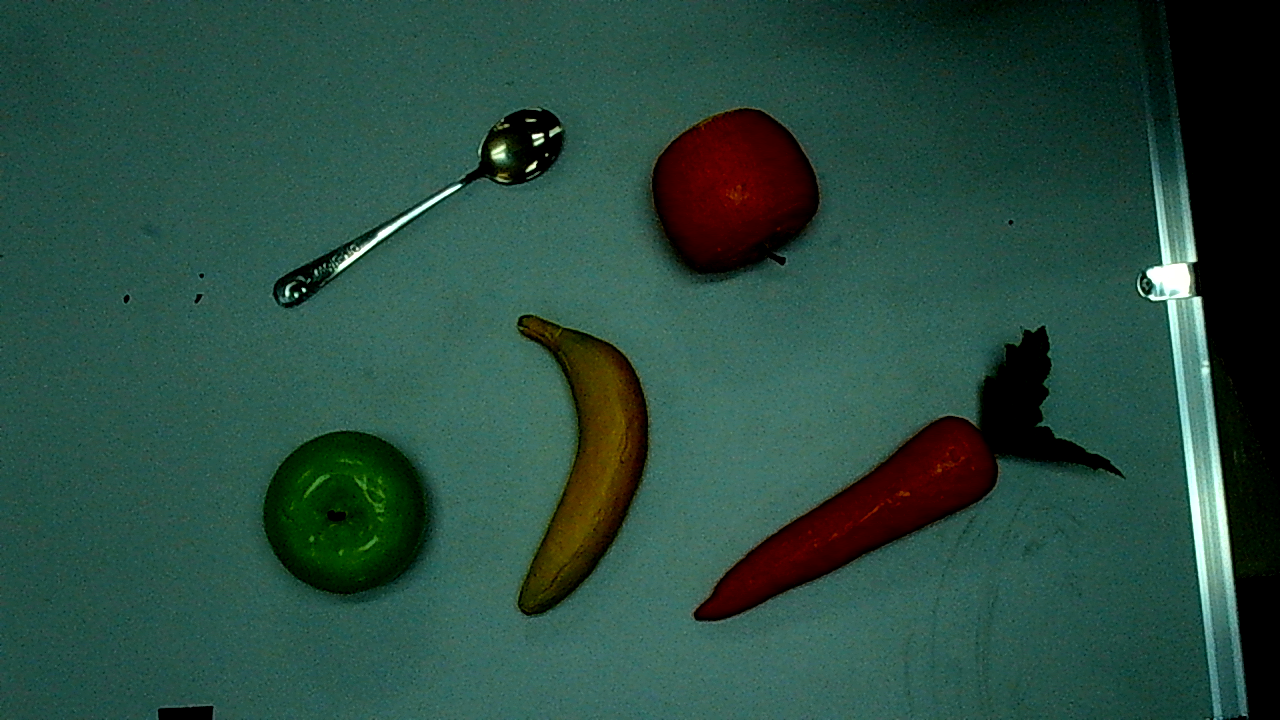
#> input picture image.png, 1280 x 720 px, given in place of image.jpg, which was not available
$ jupyter execute --allow-errors Untitled.ipynb   (shell and % lines are left out)
#> lines starting #> are read from the running program, lines starting #| are printed output that depends on the picture; after the words box and inside, x2 and y2 are one past the last pixel; in counts of white or black regions, pixels touching at a corner belong together; long printed decimals are rounded; pictures that were not available may be replaced by others from this repository, and a replacement may not be noted
[cell 1]
# Python program to illustrate HoughLine
# method for line detection
import cv2
import numpy as np

# Reading the required image in
# which operations are to be done.
# Make sure that the image is in the same
# directory in which this python program is
img = cv2.imread('image.jpg')
#> img is the input picture: shape (720, 1280, 3); mean B, G, R 64.3, 75.8, 40.8

# Convert the img to grayscale
gray = cv2.cvtColor(img,cv2.COLOR_BGR2GRAY)

# Apply edge detection method on the image
edges = cv2.Canny(gray,50,150,apertureSize = 3)
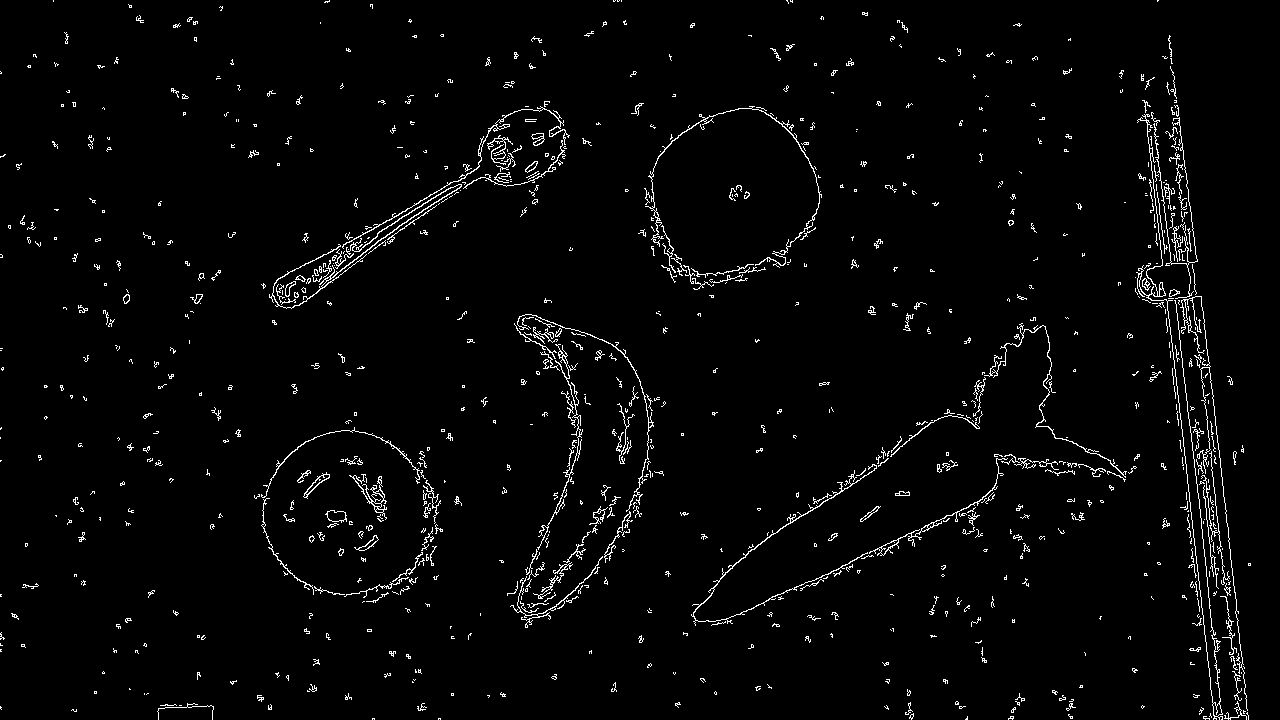
#> edges: shape (720, 1280); 2.6% white in thin lines or dots

# This returns an array of r and theta values
lines = cv2.HoughLines(edges,1,np.pi/180, 200)
#> lines = [[-1155, 3.02], [-1156, 3.04], [-1129, 3.02], [-1128, 3.04]]

# The below for loop runs till r and theta values
# are in the range of the 2d array
for r,theta in lines[0]:

	# Stores the value of cos(theta) in a
	a = np.cos(theta)

	# Stores the value of sin(theta) in b
	b = np.sin(theta)

	# x0 stores the value rcos(theta)
	x0 = a*r

	# y0 stores the value rsin(theta)
	y0 = b*r

	# x1 stores the rounded off value of (rcos(theta)-1000sin(theta))
	x1 = int(x0 + 1000*(-b))

	# y1 stores the rounded off value of (rsin(theta)+1000cos(theta))
	y1 = int(y0 + 1000*(a))

	# x2 stores the rounded off value of (rcos(theta)+1000sin(theta))
	x2 = int(x0 - 1000*(-b))

	# y2 stores the rounded off value of (rsin(theta)-1000cos(theta))
	y2 = int(y0 - 1000*(a))

	# cv2.line draws a line in img from the point(x1,y1) to (x2,y2).
	# (0,0,255) denotes the colour of the line to be
	#drawn. In this case, it is red.
	cv2.line(img,(x1,y1), (x2,y2), (0,0,255),2)
#> this loop made 1 pass
#> (r, theta, a, b, x0, y0, x1, y1) on pass 1: (-1155, 3.02, -0.993, 0.122, 1146.4, -140.8, 1024, -1133)
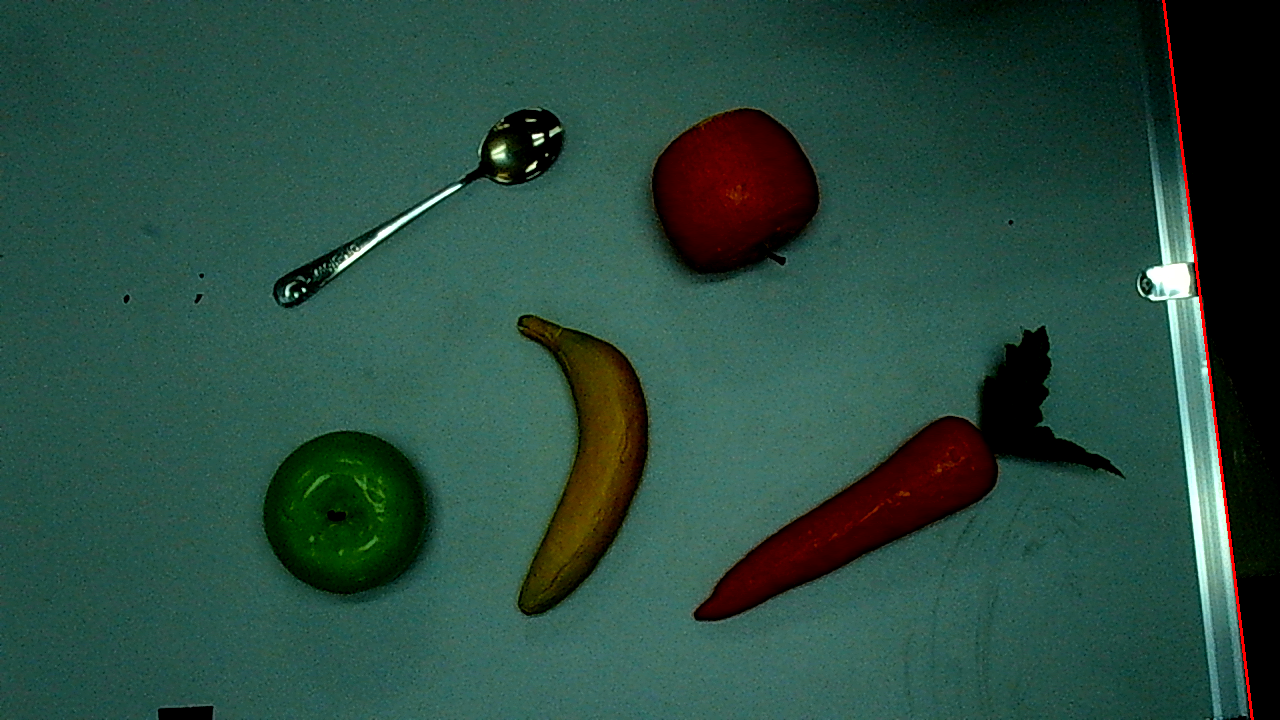
#> img: shape (720, 1280, 3); 0.24% of pixels changed, all inside (x1, y1, x2, y2) = (1162, 0, 1254, 720)

# All the changes made in the input image are finally
# written on a new image houghlines.jpg
cv2.imwrite('linesDetected.jpg', img)
#> Out = True

[cell 2]
import cv2
import numpy as np
font = cv2.FONT_HERSHEY_COMPLEX
#> font = 3
img = cv2.imread("image.jpg", cv2.IMREAD_GRAYSCALE)
#> img: shape (720, 1280); min 0, max 255, mean 63.6
_, threshold = cv2.threshold(img, 240, 255, cv2.THRESH_BINARY)
#> threshold: shape (720, 1280); 0.31% white; 25 white regions (17 under 20 px)
contours, _ = cv2.findContours(threshold, cv2.RETR_TREE, cv2.CHAIN_APPROX_SIMPLE)
#> contours = 32 contours, 27 with area under 20; largest, box (x1, y1, x2, y2) and area: (1147, 232, 1190, 300) 992, (1189, 456, 1205, 574) 533, (339, 185, 460, 269) 399, (1214, 470, 1227, 548) 244, (1168, 300, 1176, 333) 54
for cnt in contours:
    approx = cv2.approxPolyDP(cnt, 0.01*cv2.arcLength(cnt, True), True)
    cv2.drawContours(img, [approx], 0, (0), 5)
    x = approx.ravel()[0]
    y = approx.ravel()[1]
    if len(approx) == 3:
        cv2.putText(img, "Triangle", (x, y), font, 1, (0))
    elif len(approx) == 4:
        cv2.putText(img, "Rectangle", (x, y), font, 1, (0))
    elif len(approx) == 5:
        cv2.putText(img, "Pentagon", (x, y), font, 1, (0))
    elif 6 < len(approx) < 15:
        cv2.putText(img, "Ellipse", (x, y), font, 1, (0))
    else:
        cv2.putText(img, "Circle", (x, y), font, 1, (0))
#> this loop made 32 passes
#> (x, y) on passes 1, 3, 4, 6, 7, 8, 9, 10, 11, 12, 16, 17: (1200, 579), (1227, 542), (1225, 533), (1214, 470), (1222, 528), (1221, 520), (1222, 518), (1219, 496), (1188, 467), (1191, 456), (1205, 369), (1199, 302)
#> (approx, x, y) on passes 2, 5, 13, 14, 15, 21: ([[1225, 550], [1226, 550]], 1225, 550), ([[1190, 474], [1189, 474], [1188, 475], [1190, 475]], 1190, 474), ([[1198, 546], [1199, 545], [1200, 546], [1199, 547]], 1198, 546), ([[1197, 545], [1198, 544], [1199, 545], [1198, 546]], 1197, 545), ([[1190, 486], [1191, 485], [1192, 486], [1191, 487]], 1190, 486), ([[286, 292], [286, 293], [287, 293]], 286, 292)
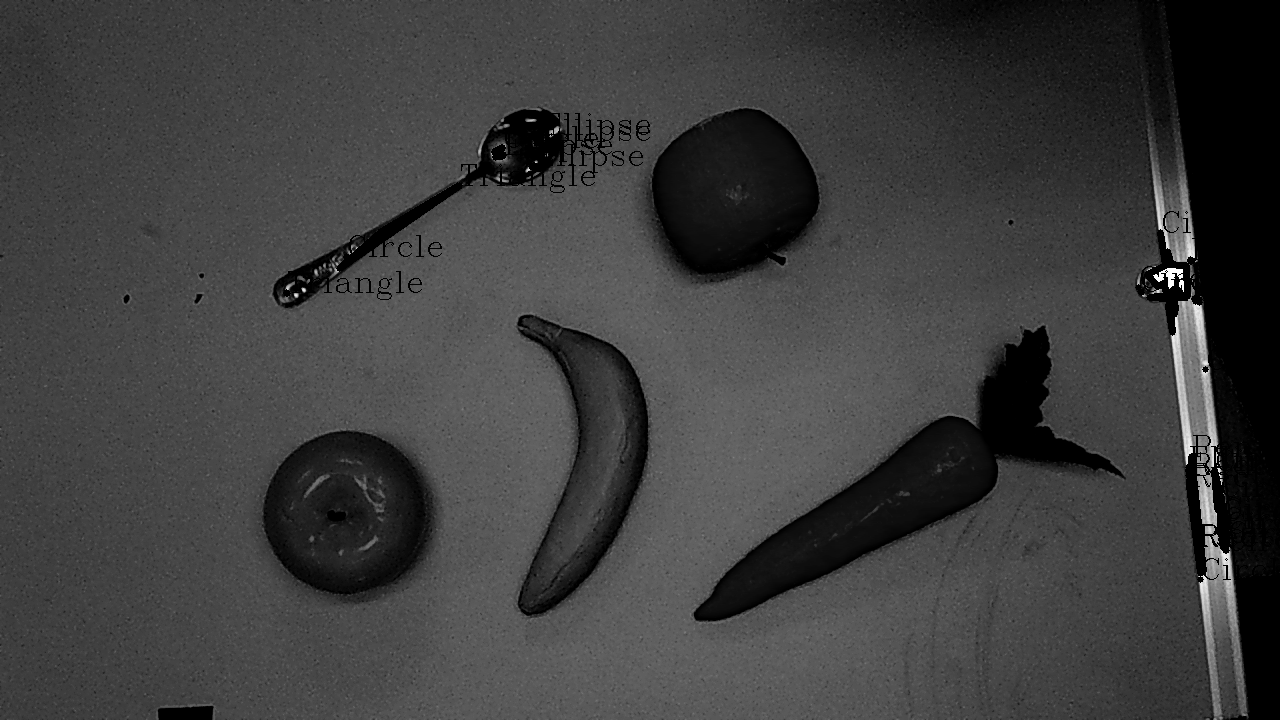
#> img: shape (720, 1280); min 0, max 255, mean 61.9
cv2.imshow("shapes", img)
cv2.imshow("Threshold", threshold)
cv2.waitKey(0)
cv2.destroyAllWindows()

[cell 3]
import cv2

img = cv2.imread('image.jpg')
gray = cv2.cvtColor(img, cv2.COLOR_BGR2GRAY)
ret,binary = cv2.threshold(gray, 127, 255, cv2.THRESH_BINARY)
#> binary: shape (720, 1280); 1.5% white; 85 white regions (72 under 20 px)

contours, hierarchy = cv2.findContours(binary, cv2.RETR_TREE, cv2.CHAIN_APPROX_SIMPLE)
#> contours = 128 contours, 117 with area under 20; largest, box (x1, y1, x2, y2) and area: (1146, 174, 1237, 674) 13022, (1179, 327, 1210, 450) 1734, (334, 184, 462, 274) 742, (491, 144, 506, 161) 156, (549, 127, 561, 137) 42

draw_img0 = cv2.drawContours(img.copy(),contours,0,(0,255,255),3)
draw_img1 = cv2.drawContours(img.copy(),contours,1,(255,0,255),3)
draw_img2 = cv2.drawContours(img.copy(),contours,2,(255,255,0),3)
draw_img3 = cv2.drawContours(img.copy(), contours, -1, (0, 0, 255), 3)


print("contours:类型：",type(contours))
#| contours:类型： <class 'list'>
print("第0 个contours:",type(contours[0]))
#| 第0 个contours: <class 'numpy.ndarray'>
print("contours 数量：",len(contours))
#| contours 数量： 128

print("contours[0]点的个数：",len(contours[0]))
#| contours[0]点的个数： 4
print("contours[1]点的个数：",len(contours[1]))
#| contours[1]点的个数： 3

cv2.imshow("img", img)
cv2.imshow("draw_img0", draw_img0)
cv2.imshow("draw_img1", draw_img1)
cv2.imshow("draw_img2", draw_img2)
cv2.imshow("draw_img3", draw_img3)

cv2.waitKey(0)
cv2.destroyAllWindows()
#> (the rest of this cell did not finish here and is left out)

[cell 4]
#!/usr/bin/env python
# encoding: utf-8

import cv2
import numpy as np
import math

srcWidth = 0
srcHeight = 0

maxWidth = 1024
maxHeight = 600

class Config:
    def __init__(self):
        pass

    src = "image.jpg"
    min_area = 100000
    min_contours = 8
    threshold_thresh = 50
    epsilon_start = 50
    epsilon_step = 10

class HoughPoints:
    def __init__(self,rho=0,theta=0):
        self.rhos = [rho]
        self.thetas = [theta]

'''
@func       根据HoughLines转换出直线点
@param      rho 距离
@param      theta 角度
'''
# [14 lines left out: function rt_to_point, not called in this run]

'''
@return     [top-left, top-right, bottom-right, bottom-left]
'''
# [22 lines left out: function order_points, not called in this run]

def point_distance(a,b):
    return int(np.sqrt(np.sum(np.square(a - b))))

'''
@func   计算两条直线的交点
'''
# [15 lines left out: function line_intersection, not called in this run]

'''
@func   迪卡尔转极坐标
'''
# [6 lines left out: function cart_to_polor, not called in this run]

image = cv2.imread(Config.src)
gray = cv2.cvtColor(image, cv2.COLOR_BGR2GRAY)
srcWidth, srcHeight, channels = image.shape
#> srcWidth = 720; srcHeight = 1280; channels = 3
print(srcWidth, srcHeight)
#| 720 1280

# 中值平滑，消除噪声
binary = cv2.medianBlur(gray,7)

ret, binary = cv2.threshold(binary, Config.threshold_thresh, 255, cv2.THRESH_BINARY)
#> binary: shape (720, 1280); 77.8% white; 48 black regions (26 under 20 px), largest, box (x1, y1, x2, y2) and area: (764, 0, 1280, 720) 106890, (694, 327, 1123, 621) 31599, (646, 108, 821, 284) 22764
#> ret = 50
cv2.imwrite("1-threshold.png", binary, [int(cv2.IMWRITE_PNG_COMPRESSION), 9])

# 首先进行4次腐蚀（erosion），然后进行4次膨胀（dilation）
# 腐蚀操作将会腐蚀图像中白色像素，以此来消除小斑点
# 膨胀操作将使剩余的白色像素扩张并重新增长回去。
binary = cv2.erode (binary, None, iterations = 2)
#> binary: shape (720, 1280); 75.9% white; 26 black regions (1 under 20 px), largest, box (x1, y1, x2, y2) and area: (758, 0, 1280, 720) 110395, (692, 325, 1125, 623) 34715, (644, 106, 823, 286) 24220
binary = cv2.dilate(binary, None, iterations = 4)
#> binary: shape (720, 1280); 79.4% white; 15 black regions (4 under 20 px), largest, box (x1, y1, x2, y2) and area: (768, 0, 1280, 720) 103969, (697, 330, 1116, 619) 28578, (648, 110, 819, 281) 21361
binary = cv2.erode (binary, None, iterations = 4)
#> binary: shape (720, 1280); 76.1% white; 14 black regions, largest, box (x1, y1, x2, y2) and area: (764, 0, 1280, 720) 110001, (693, 326, 1120, 623) 34618, (644, 106, 823, 285) 24193
cv2.imwrite("2-erode-dilate.png", binary, [int(cv2.IMWRITE_PNG_COMPRESSION), 9])

# canny提取轮廓
binary = cv2.Canny(binary, 0, 60, apertureSize = 3)
#> binary: shape (720, 1280); 0.67% white in thin lines or dots
cv2.imwrite("3-canny.png", binary, [int(cv2.IMWRITE_PNG_COMPRESSION), 9])

# 提取轮廓后，拟合外接多边形（矩形）
contours,_ = cv2.findContours(binary, cv2.RETR_EXTERNAL, cv2.CHAIN_APPROX_SIMPLE)
#> contours = 25 contours, 12 with area under 20; largest, box (x1, y1, x2, y2) and area: (259, 428, 437, 605) 24231, (643, 105, 823, 285) 24218, (515, 312, 651, 618) 22114, (270, 227, 377, 310) 2968, (491, 143, 507, 162) 196
print("len(contours)=%d"%(len(contours)))
#| len(contours)=25
for idx,c in enumerate(contours):
    if len(c) < Config.min_contours:
        continue

    epsilon = Config.epsilon_start
    while True:
        approx = cv2.approxPolyDP(c,epsilon,True)
        print("idx,epsilon,len(approx),len(c)=%d,%d,%d,%d"%(idx,epsilon,len(approx),len(c)))
        if (len(approx) < 4):
            break
        if math.fabs(cv2.contourArea(approx)) > Config.min_area:
            if (len(approx) > 4):
                epsilon += Config.epsilon_step
                print("epsilon=%d, count=%d"%(epsilon,len(approx)))
                continue
            else:
                #for p in approx:
                #    cv2.circle(binary,(p[0][0],p[0][1]),8,(255,255,0),thickness=-1)
                approx = approx.reshape((4, 2))
                # 点重排序, [top-left, top-right, bottom-right, bottom-left]
                src_rect = order_points(approx)

                cv2.drawContours(image, c, -1, (0,255,255),1)
                cv2.line(image, (src_rect[0][0],src_rect[0][1]),(src_rect[1][0],src_rect[1][1]),color=(100,255,100))
                cv2.line(image, (src_rect[2][0],src_rect[2][1]),(src_rect[1][0],src_rect[1][1]),color=(100,255,100))
                cv2.line(image, (src_rect[2][0],src_rect[2][1]),(src_rect[3][0],src_rect[3][1]),color=(100,255,100))
                cv2.line(image, (src_rect[0][0],src_rect[0][1]),(src_rect[3][0],src_rect[3][1]),color=(100,255,100))

                # 获取最小矩形包络
                rect = cv2.minAreaRect(approx)
                box = cv2.boxPoints(rect)
                box = np.int0(box)
                box = box.reshape(4,2)
                box = order_points(box)
                print("approx->box")
                print(approx)
                print(src_rect)
                print(box)
                w,h = point_distance(box[0],box[1]), \
                      point_distance(box[1],box[2])
                print("w,h=%d,%d"%(w,h))
                # 透视变换
                dst_rect = np.array([
                    [0, 0],
                    [w - 1, 0],
                    [w - 1, h - 1],
                    [0, h - 1]],
                    dtype="float32")
                M = cv2.getPerspectiveTransform(src_rect, dst_rect)
                warped = cv2.warpPerspective(image, M, (w, h))
                cv2.imwrite("transfer%d.png"%idx, warped, [int(cv2.IMWRITE_PNG_COMPRESSION), 9])
                break
        else:
            print("failed %d area=%f"%(idx, math.fabs(cv2.contourArea(approx))))
            break
#> this loop made 25 passes
#> c on passes 13, 17, 18, 19: [[1153, 145], [1153, 146]], [[553, 131]], [[557, 130], [561, 130]], [[555, 129]]
#| idx,epsilon,len(approx),len(c)=0,50,1,10
#| idx,epsilon,len(approx),len(c)=1,50,1,20
#| idx,epsilon,len(approx),len(c)=2,50,2,24
#| idx,epsilon,len(approx),len(c)=3,50,1,37
#| idx,epsilon,len(approx),len(c)=4,50,4,261
#| failed 4 area=15932.000
#| idx,epsilon,len(approx),len(c)=5,50,6,912
#| failed 5 area=1260.500
#| idx,epsilon,len(approx),len(c)=6,50,4,164
#| failed 6 area=30.500
#> (further printed lines are left out)
#> after the loop, h = 2; w = 2

cv2.imwrite("4-contours.png", binary, [int(cv2.IMWRITE_PNG_COMPRESSION), 9])
cv2.imwrite("5-cut.png", image, [int(cv2.IMWRITE_PNG_COMPRESSION), 9])
#> Out = True

[cell 5]
import cv2
import numpy as np
img = cv2.imread("image.jpg")
img = cv2.resize(img, (1280, 700))
#> img: shape (700, 1280, 3)
frame = cv2.GaussianBlur(img, (5, 5), 0)
# gray = cv2.cvtColor(img, cv2.COLOR_BGR2GRAY)
# edges = cv2.Canny(gray, 75, 150)
hsv = cv2.cvtColor(frame, cv2.COLOR_BGR2HSV)
#> hsv: shape (700, 1280, 3); mean H, S, V 71.8, 137.6, 78.3
low_yellow = np.array([45, 37, 37])
up_yellow = np.array([73, 68, 65])
mask = cv2.inRange(hsv, low_yellow, up_yellow)
#> mask: shape (700, 1280); 0.04% white in thin lines or dots, all inside (x1, y1, x2, y2) = (504, 106, 1205, 604)
edges = cv2.Canny(mask, 75, 150)
#> edges: shape (700, 1280); 0.09% white in thin lines or dots, all inside (x1, y1, x2, y2) = (503, 105, 1206, 605)

lines = cv2.HoughLinesP(edges, 1, np.pi/180, 30, maxLineGap=1000)
#> lines = [[736, 599, 987, 482], [732, 600, 989, 480], [723, 603, 990, 479], [804, 569, 984, 485]]
if lines is not None:
        for line in lines:
            x1, y1, x2, y2 = line[0]
            cv2.line(frame, (x1, y1), (x2, y2), (0, 255, 0), 5)
#> this loop made 4 passes
#> frame: shape (700, 1280, 3); mean B, G, R 64.1, 76.4, 40.6
#             cv2.imshow("frame", frame)
        cv2.imwrite("test.png", frame, [int(cv2.IMWRITE_PNG_COMPRESSION), 9])
        cv2.imwrite("test2.png", edges, [int(cv2.IMWRITE_PNG_COMPRESSION), 9])
#             cv2.imshow("edges", edges)


cv2.waitKey(0)
cv2.destroyAllWindows()

[cell 6]
import cv2
import numpy as np

filename = 'image.png'

# [8 lines left out: function on_EVENT_LBUTTONDOWN, not called in this run]


img = cv2.imread(filename)
cv2.namedWindow("image")
cv2.setMouseCallback("image", on_EVENT_LBUTTONDOWN)
cv2.imshow("image", img)


# img = cv2.resize(img, (1280, 700))
gray = cv2.cvtColor(img,cv2.COLOR_BGR2GRAY)
gray = np.float32(gray)
#图像转换为float32
dst = cv2.cornerHarris(gray,2,3,0.04)
#result is dilated for marking the corners, not important
dst = cv2.dilate(dst,None)#图像膨胀
# Threshold for an optimal value, it may vary depending on the image.
#print(dst)
#img[dst>0.00000001*dst.max()]=[0,0,255] #可以试试这个参数，角点被标记的多余了一些
img[dst>0.08*dst.max()]=[0,0,255]#角点位置用红色标记
#> img: shape (720, 1280, 3)
test = dst>0.06*dst.max()
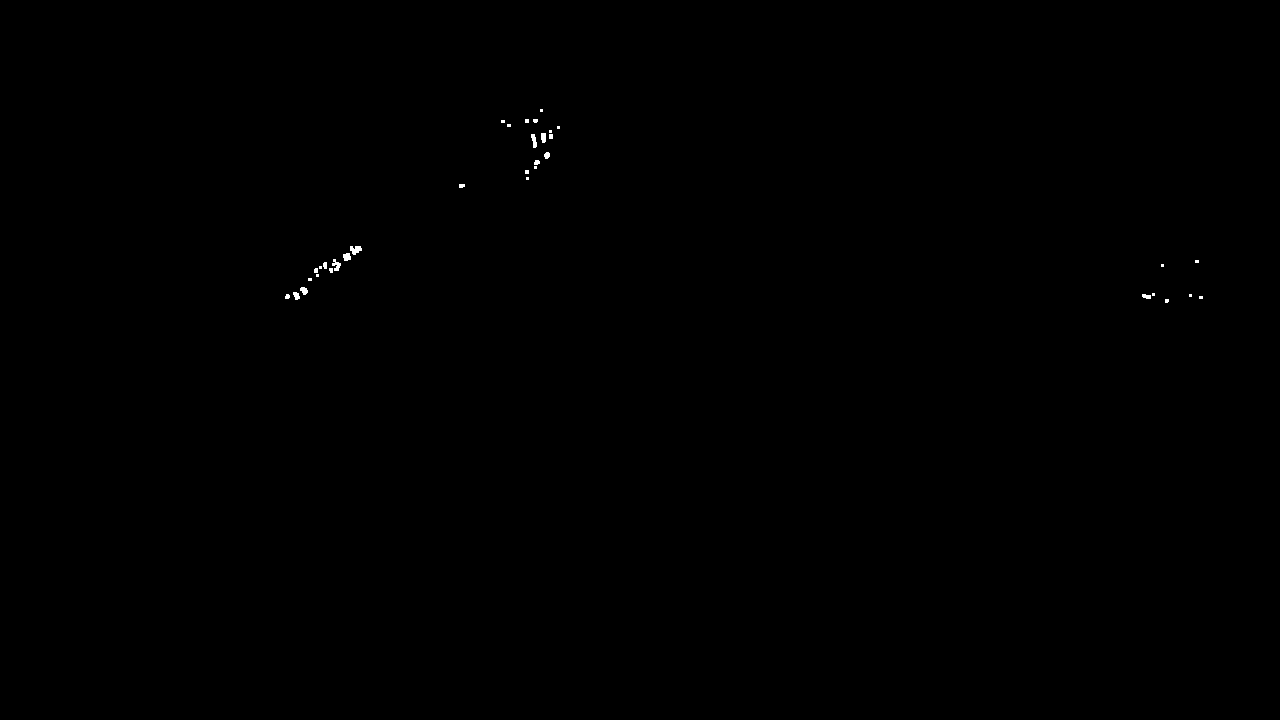
#> test: shape (720, 1280) bool; 0.09% white; 35 white regions (21 under 20 px), largest, box (x1, y1, x2, y2) and area: (350, 246, 362, 255) 74, (332, 259, 341, 271) 61, (531, 134, 537, 148) 55
i_min, i_max, j_min, j_max = 2000, 0, 2000, 0
for i in range(len(test)):
    if i >= 700:
        break
    for j in range(len(test[0])):
        if j >= 1280:
            break
        if test[i][j] != False:
            if i < i_min:
                i_min = i
            if i > i_max:
                i_max = i
            if j < j_min:
                j_min = j
            if j > j_max:
                j_max = j
#> after the loop, i_max = 302; i_min = 109; j_max = 1202; j_min = 285
print('leftup:({}, {})'.format(j_min, i_min))
#| leftup:(285, 109)
print('rightdown:({}, {})'.format(j_max, i_max))
#| rightdown:(1202, 302)
img[i_min, j_min] = [255, 0, 0]
#> img: shape (720, 1280, 3); mean B, G, R 64.2, 75.7, 40.9
img[i_max, j_max] = [255, 0, 0]
#> img: shape (720, 1280, 3); mean B, G, R 64.2, 75.7, 40.9
#这里的打分值以大于0.01×dst中最大值为边界

#cv2.imshow('dst',img)
cv2.imwrite("test.png", img, [int(cv2.IMWRITE_PNG_COMPRESSION), 9])
if cv2.waitKey(0) & 0xff == 27:
#> (key Esc is pressed here)
    cv2.destroyAllWindows()
